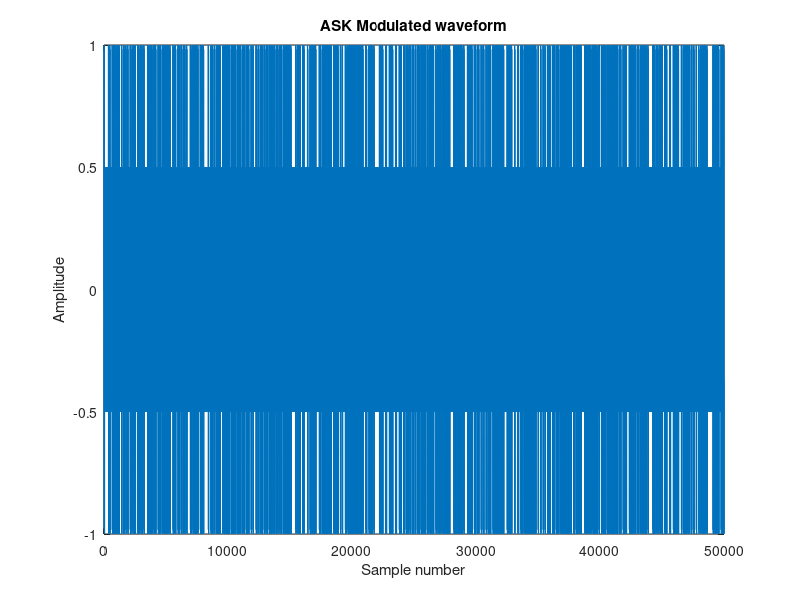

The MATLAB script that drew this image:
%% Transmitting ASK_RF signal
% Bit pattern pre-determined
%bits = [0, 1, 0, 1, 1, 1, 1, 1, 0];
% Bit pattern - <n_bits> number of random bits
n_bits = 1000;
bits = round(rand(1, n_bits)); 
% Samples per carrier cycle
N = 50;
% Phase defined in radiant-steps per sample
omega = 2*pi/N;
% Carrier cycle per symbol or n
C = 3;
% Output waveform array placeholder
ASK_store=[];
% Start function to adjust for variant A
for i = 1:length(bits)
    if bits(i) == 0     % Case 1 for bit == 0
        A = 1;
    else                % Case 2 for bit == 1 (or any other)
        A = 0.5;
    end
    % Sample indexes
    t = 0:N-1;
    % Generate waveform
    ASK_wave = A*sin(C*omega*t);
    %Append data to graph
    ASK_store= [ASK_store ASK_wave];
end 
% Plot the stored waveform data
plot (ASK_store);
title ('ASK Modulated waveform');
xlabel ('Sample number');
ylabel ('Amplitude');
grid on;

%% Asynchronous decoder for ASK modulated signal
